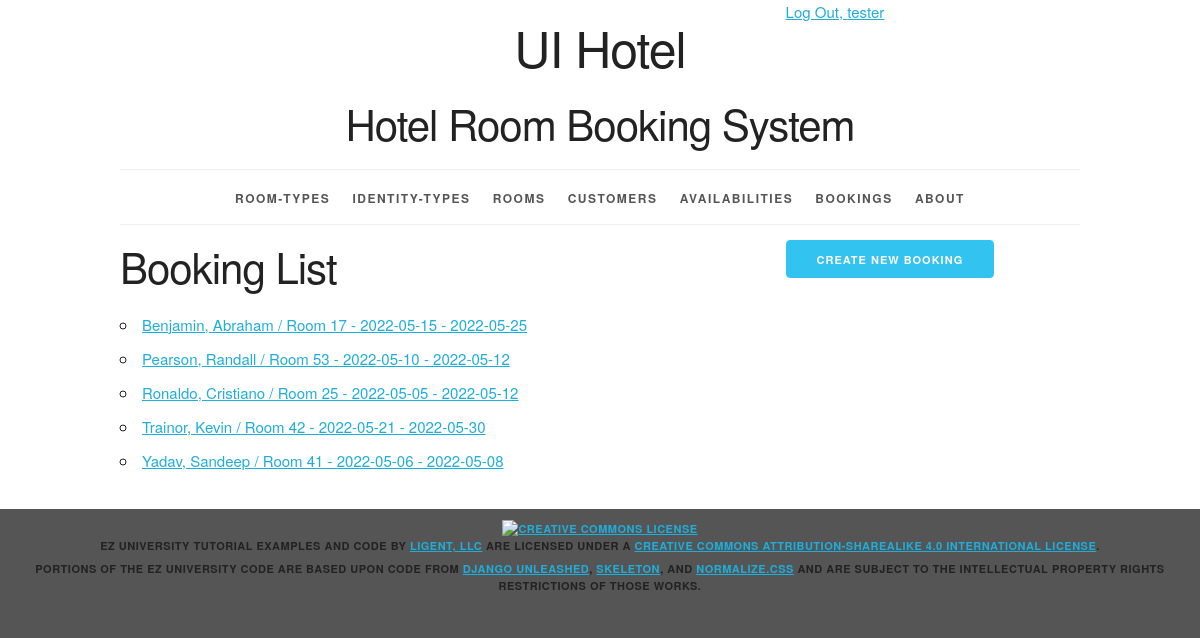
Page /booking/ (signed in) on the committed database.
### hotelinfo/models.py (models this page shows, shortened)
class Booking(models.Model):
    booking_id = models.AutoField(primary_key=True)
    customer = models.ForeignKey(Customer, related_name='bookings', on_delete=models.PROTECT)
    room_availability = models.ForeignKey(Availability, related_name='bookings', on_delete=models.PROTECT)
    def __str__(self):
        return '%s / %s' % (self.customer, self.room_availability)
    def get_absolute_url(self):
        return reverse('hotelinfo_booking_detail_urlpattern', kwargs={'pk': self.pk})
    class Meta:
        ordering = ['customer__last_name', 'room_availability__room__room_number']
        constraints = [UniqueConstraint(fields=['customer', 'room_availability'], name='unique_booking')]

class Customer(models.Model):
    customer_id = models.AutoField(primary_key=True)
    first_name = models.CharField(max_length=45)
    last_name = models.CharField(max_length=45)
    id_type = models.ForeignKey(IdentityType, related_name='customers', on_delete=models.PROTECT)
    id_number = models.CharField(max_length=45)
    def __str__(self):
        return '%s, %s' % (self.last_name, self.first_name)
    class Meta:
        ordering = ['last_name', 'first_name', 'id_type', 'id_type']
        constraints = [UniqueConstraint(fields=['last_name', 'first_name', 'id_type', 'id_type'], name='unique_customer')]

class Availability(models.Model):
    availability_id = models.AutoField(primary_key=True)
    check_in = models.DateField()
    check_out = models.DateField()
    room = models.ForeignKey(Room, related_name='availabilitys', on_delete=models.PROTECT)
    def __str__(self):
        return 'Room %s - %s - %s' % (self.room.room_number, self.check_in, self.check_out)
    class Meta:
        ordering = ['room__room_number', 'check_in', 'check_out']
        constraints = [UniqueConstraint(fields=['room', 'check_in', 'check_out'], name='unique_availability')]

class Room(models.Model):
    room_id = models.AutoField(primary_key=True)
    room_number = models.IntegerField()
    floor_number = models.IntegerField()
    room_type = models.ForeignKey(RoomType, related_name='rooms', on_delete=models.PROTECT)
    class Meta:
        ordering = ['room_number']
        constraints = [UniqueConstraint(fields=['room_number', 'floor_number'], name='unique_room')]

### hotelinfo/views.py (the view)
class BookingList(LoginRequiredMixin, PermissionRequiredMixin, ListView):
    model = Booking
    permission_required = 'hotelinfo.view_booking'

### hotelinfo/templates/hotelinfo/booking_list.html (shortened to what this page needs)
{% extends 'hotelinfo/base.html' %}
{% block create_button %}
    {% if perms.hotelinfo.add_booking %}
      <a href="{% url 'hotelinfo_booking_create_urlpattern' %}"
         class="button button-primary">
        Create New Booking</a>
    {% endif %}
{% endblock %}
{% block org_content %}
  <h2>Booking List</h2>
    <ul>
        {% for booking in booking_list %}
            <li>
                <a href="{{ booking.get_absolute_url }}">{{ booking }}</a>
            </li>
        {% empty %}
            <li><em>There are currently no bookings available.</em></li>
        {% endfor %}
    </ul>
{% endblock %}

### hotelinfo/templates/hotelinfo/base.html (shortened to what this page needs)
{% load static %}
<!DOCTYPE html>
<html lang="en">
<head>
    <link rel="stylesheet" type="text/css"
          href="{% static 'hotelinfo/normalize.css' %}">
    <link rel="stylesheet" type="text/css"
          href="{% static 'hotelinfo/skeleton.css' %}">
    <link rel="stylesheet" type="text/css"
          href="{% static 'hotelinfo/style.css' %}">
</head>
<body>
<div class="container">
    <div class="status row">
        <div class="offset-by-eight four columns">
            <ul class="inline">
                {% if user.is_authenticated %}
                    <li><a href="{% url 'logout_urlpattern' %}">
                        Log Out, {{ user.get_username }}</a></li>
                {% else %}
                    <li><a href="{% url 'login_urlpattern' %}">
                        Log In</a></li>
                {% endif %}
            </ul>
        </div>
    </div>
    <header class="row">
        <div class="offset-by-one ten columns">
            <h1 class="logo">UI Hotel</h1>
            <h2>Hotel Room Booking System</h2>
        </div>
    </header>
    <nav>
        <ul>
            {% if perms.hotelinfo.view_roomtype %}
                <li>
                    <a href="{% url 'hotelinfo_room_type_list_urlpattern' %}">
                        Room-Types</a></li>
            {% endif %}
            {% if perms.hotelinfo.view_identitytype %}
                <li>
                    <a href="{% url 'hotelinfo_identity_type_list_urlpattern' %}">
                        Identity-Types</a></li>
            {% endif %}
            {% if perms.hotelinfo.view_room %}
                <li>
                    <a href="{% url 'hotelinfo_room_list_urlpattern' %}">
                        Rooms</a></li>
            {% endif %}
            {% if perms.hotelinfo.view_customer %}
                <li>
                    <a href="{% url 'hotelinfo_customer_list_urlpattern' %}">
                        Customers</a></li>
            {% endif %}
            {% if perms.hotelinfo.view_availability %}
                <li>
                    <a href="{% url 'hotelinfo_availability_list_urlpattern' %}">
                        Availabilities</a></li>
            {% endif %}
            {% if perms.hotelinfo.view_booking %}
                <li>
                    <a href="{% url 'hotelinfo_booking_list_urlpattern' %}">
                        Bookings</a></li>
            {% endif %}
            <li>
                <a href="{% url 'about_urlpattern' %}">
                    About</a></li>
        </ul>
    </nav>
    <main>
        {% block content %}
            <div class="row">
                <section class="eight columns">
                    {% block org_content %}{% endblock %}
                </section>
                <section class="desktop four columns">
                    {% block create_button %}{% endblock %}
                </section>
            </div>
        {% endblock %}
    </main>
</div>
<footer>
    <p>
        <a rel="license" href="http://creativecommons.org/licenses/by-sa/4.0/">
            <img alt="Creative Commons License" style="border-width:0"
                 src="https://i.creativecommons.org/l/by-sa/4.0/88x31.png"/>
        </a><br/><span property="dct:title">EZ University Tutorial Examples and Code</span>
        by
        <a href="https://www.ligent.net" property="cc:attributionName"
           rel="cc:attributionURL">Ligent, LLC</a> are licensed under a
        <a rel="license" href="http://creativecommons.org/licenses/by-sa/4.0/">Creative Commons Attribution-ShareAlike
            4.0 International License</a>.
    </p>
    <p>Portions of the EZ University code are based upon code from
        <a href="https://django-unleashed.com">Django Unleashed</a>,
        <a href="http://getskeleton.com/">Skeleton</a>, and
        <a href="https://necolas.github.io/normalize.css/">Normalize.css</a> and
        are subject to the intellectual property rights restrictions of those works.
    </p>
</footer>
</body>
</html>

### hotelinfo/static/hotelinfo/skeleton.css (style rules this page uses)
.container { position: relative; width: 100%; max-width: 960px; margin: 0 auto; padding: 0 20px; box-sizing: border-box; }
.column, .columns { width: 100%; float: left; box-sizing: border-box; }
@media (min-width: 400px) { .container { width: 85%; padding: 0; } }
@media (min-width: 550px) { .container { width: 80%; } }
@media (min-width: 550px) { .column, .columns { margin-left: 4%; } }
@media (min-width: 550px) { .column:first-child, .columns:first-child { margin-left: 0; } }
@media (min-width: 550px) { .four.columns { width: 30.6666666667%; } }
@media (min-width: 550px) { .eight.columns { width: 65.3333333333%; } }
@media (min-width: 550px) { .ten.columns { width: 82.6666666667%; } }
@media (min-width: 550px) { .offset-by-one.column, .offset-by-one.columns { margin-left: 8.66666666667%; } }
@media (min-width: 550px) { .offset-by-eight.column, .offset-by-eight.columns { margin-left: 69.3333333333%; } }
html { font-size: 62.5%; }
body { font-size: 1.5em; line-height: 1.6; font-weight: 400; font-family: "Raleway", "HelveticaNeue", "Helvetica Neue", Helvetica, Arial, sans-serif; color: #222; }
h1, h2, h3, h4, h5, h6 { margin-top: 0; margin-bottom: 2rem; font-weight: 300; }
h1 { font-size: 4.0rem; line-height: 1.2; letter-spacing: -.1rem; }
h2 { font-size: 3.6rem; line-height: 1.25; letter-spacing: -.1rem; }
@media (min-width: 550px) { h1 { font-size: 5.0rem; } }
@media (min-width: 550px) { h2 { font-size: 4.2rem; } }
p { margin-top: 0; }
a { color: #1EAEDB; }
.button, button, input[type="submit"], input[type="reset"], input[type="button"] { display: inline-block; height: 38px; padding: 0 30px; color: #555; text-align: center; font-size: 11px; font-weight: 600; line-height: 38px; letter-spacing: .1rem; text-transform: uppercase; text-decoration: none; white-space: nowrap; background-color: transparent; border-radius: 4px; border: 1px solid #bbb; cursor: pointer; box-sizing: border-box; }
.button.button-primary, button.button-primary, input[type="submit"].button-primary, input[type="reset"].button-primary, input[type="button"].button-primary { color: #FFF; background-color: #33C3F0; border-color: #33C3F0; }
ul { list-style: circle inside; }
ol, ul { padding-left: 0; margin-top: 0; }
li { margin-bottom: 1rem; }
button, .button { margin-bottom: 1rem; }
pre, blockquote, dl, figure, table, p, ul, ol, form { margin-bottom: 2.5rem; }
.container:after, .row:after, .u-cf { content: ""; display: table; clear: both; }

### hotelinfo/static/hotelinfo/style.css (style rules this page uses)
.desktop { display: none; }
@media (min-width: 550px) { .desktop { display: block; } }
html { height: 100%; background-color: #555; }
body { background-color: white; }
body>div>header { text-align: center;; }
header h1 { display: inline-block; font-weight: normal; font-style: normal; width: 100%; margin-top: 0; padding-top: 0; }
.logo { padding-top: 50px; background-image: url("/static/courseinfo/logo.png"); background-size: 50px; background-repeat: no-repeat; background-position: top; }
@media (min-width: 750px) { .logo { padding-top: 0; background-size: contain; background-position: 0% 0%; } }
@media (min-width: 1000px) { .logo { background-position: 10% 0%; } }
@media (min-width: 1200px) { .logo { background-position: 15% 0%; } }
nav { border-top: 1px solid #eee; width: 100%; border-bottom: 1px solid #eee; margin: 0 0 1em; padding: 0; }
nav ul { margin: 0; padding: 1em 0; list-style-type: none; text-align: center; }
nav ul li { display: inline; padding: 0; margin: 0 0.25em; font-weight: 600; text-transform: uppercase; text-align: center; font-size: 1rem; letter-spacing: .10rem; }
@media (min-width: 400px) { nav ul li { letter-spacing: .15rem; font-size: 1.2rem; margin: 0 0.5em; } }
@media (min-width: 550px) { nav ul li { margin: 0 0.75em; } }
nav ul li a { color: #555; text-decoration: none; background-color: transparent; cursor: pointer; }
.inline { list-style-type: none; padding: 0; margin: 0 0 -0.5em; }
.inline li { display: inline; }
body>footer { width: 100%; background-color: #555; font-size: 1.1rem; letter-spacing: .05rem; font-weight: 600; text-transform: uppercase; text-align: center; padding: 1em 0; margin: 1em 0; }
body>footer p { margin-bottom: 0.5rem; }

### rows in the picture
Booking: customer+room_availability "Benjamin, Abraham / Room 17 - 2022-05-15 - 2022-05-25"
Booking: customer+room_availability "Pearson, Randall / Room 53 - 2022-05-10 - 2022-05-12"
Booking: customer+room_availability "Ronaldo, Cristiano / Room 25 - 2022-05-05 - 2022-05-12"
Booking: customer+room_availability "Trainor, Kevin / Room 42 - 2022-05-21 - 2022-05-30"
Booking: customer+room_availability "Yadav, Sandeep / Room 41 - 2022-05-06 - 2022-05-08"

### other values in the picture
{{ user.get_username }} "tester"
